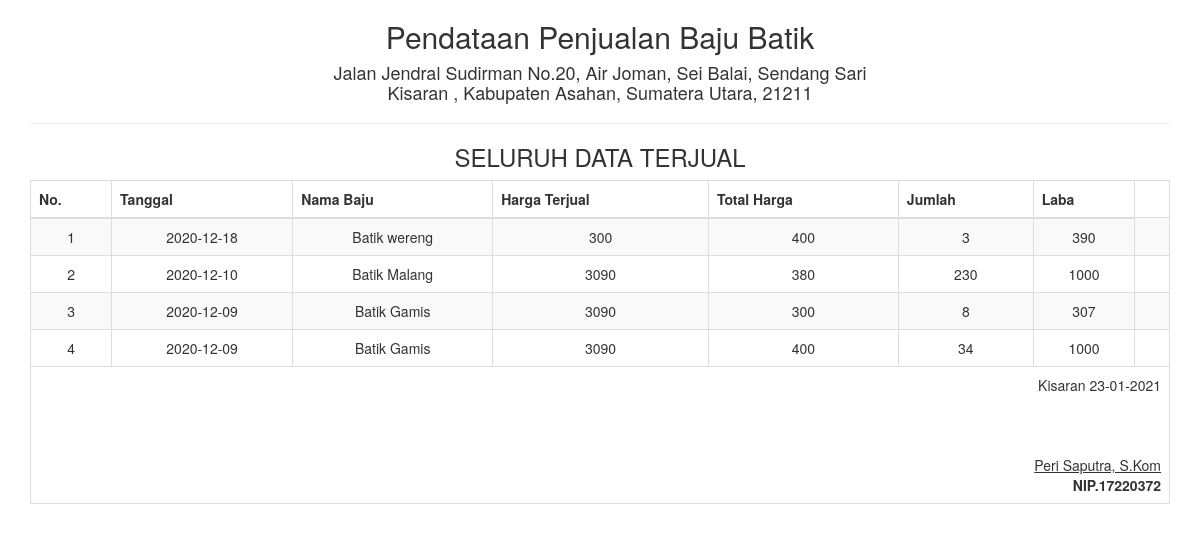
Screenshot of /report/data_semua.php with the database file from the repository.
### tables this page shows
CREATE TABLE IF NOT EXISTS `tb_data` (
`id` int(10) NOT NULL,
  `tanggal` date NOT NULL,
  `nama_baju` varchar(20) NOT NULL,
  `harga_terjual` int(20) NOT NULL,
  `total_harga` int(20) NOT NULL,
  `jumlah` int(20) NOT NULL,
  `laba` int(20) NOT NULL
);

### report/data_semua.php (the view, shortened to what this page needs)
<!DOCTYPE html>
<html>
    <head>
        <link href="../Assets/css/bootstrap.min.css" rel="stylesheet" type="text/css"/>
    </head>
    <body onload="print()">
        <?php
        include '../config/koneksi.php';
        ?>
        <div class="container">
            <div class='row'>
                <div class="col-sm-12">
                    <div class="text-center">
                        <h2>Pendataan Penjualan Baju Batik </h2>
                        <h4>Jalan Jendral Sudirman No.20, Air Joman, Sei Balai, Sendang Sari <br> Kisaran , Kabupaten Asahan, Sumatera Utara, 21211</h4>
                        <hr>
                        <h3>SELURUH DATA TERJUAL</h3>
                        <table class="table table-bordered table-striped table-hover">
                        <tbody>
                                <thead>
                            <tr>
                                <th>No.</th><th>Tanggal</th><th>Nama Baju</th><th>Harga Terjual<th>Total Harga</th><th>Jumlah</th><th>Laba</th>
                            </tr>
                        </thead>
                            <tbody>
                            <?php
                            $sql = "SELECT * FROM tb_data";
                            $query = mysqli_query($koneksi, $sql) or die("SQL Anda Salah");
                            $nomor = 0;
                            while ($data = mysqli_fetch_array($query)) {
                                $nomor++;
                                ?>
                                <tr>
                                     <td><?= $nomor ?></td>
                                    <td><?= $data['tanggal'] ?></td>
                                    <td><?= $data['nama_baju'] ?></td>
                                    <td><?= $data['harga_terjual'] ?></td>
                                    <td><?= $data['total_harga'] ?></td>
                                    <td><?= $data['jumlah'] ?></td>
                                    <td><?= $data['laba'] ?></td>
                                    <td>
                                </tr>
                            <?php } ?>
                            </tbody>
                        </tbody>
                            <tfoot>
                                <tr>
                                    <td colspan="8" class="text-right">
                                        Kisaran  <?= date("d-m-Y") ?>
                                        <br><br><br><br>
                                        <u>Peri Saputra, S.Kom<strong></u><br>
                                        NIP.17220372
                                    </td>
                                </tr>
                            </tfoot>
                        </table>
                    </div>
                </div>
            </div>
    </body>
</html>

### rows the page displays
tb_data: tanggal "2020-12-18", nama_baju "Batik wereng", harga_terjual "300", total_harga "400", jumlah "3", laba "390"
tb_data: tanggal "2020-12-10", nama_baju "Batik Malang", harga_terjual "3090", total_harga "380", jumlah "230", laba "1000"
tb_data: tanggal "2020-12-09", nama_baju "Batik Gamis", harga_terjual "3090", total_harga "300", jumlah "8", laba "307"
tb_data: tanggal "2020-12-09", nama_baju "Batik Gamis", harga_terjual "3090", total_harga "400", jumlah "34", laba "1000"
